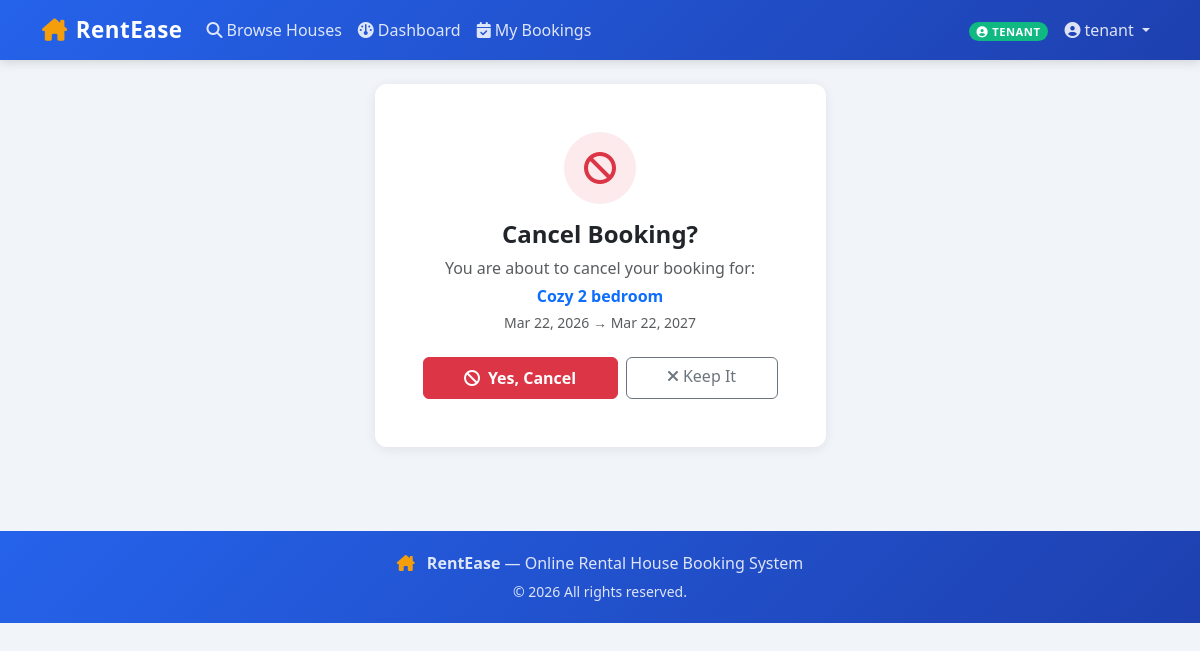
/bookings/cancel/2/ (signed in), run on the app's committed database.
### accounts/models.py (models this page shows, shortened)
class CustomUser(AbstractUser):
    ROLE_CHOICES = (
        ('tenant',   'Tenant'),
        ('landlord', 'Landlord'),
        ('admin',    'Admin'),
    )
    role = models.CharField(
        max_length=10, choices=ROLE_CHOICES, default='tenant')
    phone = models.CharField(max_length=15, blank=True)
    @property
    def is_tenant(self):
        return self.role == 'tenant'
    @property
    def is_landlord(self):
        return self.role == 'landlord'
    @property
    def is_admin_user(self):
        return self.role == 'admin'

### bookings/models.py (models this page shows, shortened)
class Booking(models.Model):
    STATUS_CHOICES = (
        ('pending',  'Pending'),
        ('approved', 'Approved'),
        ('rejected', 'Rejected'),
        ('cancelled', 'Cancelled'),
    )
    tenant = models.ForeignKey(
        settings.AUTH_USER_MODEL, on_delete=models.CASCADE, related_name='bookings')
    house = models.ForeignKey(
        House, on_delete=models.CASCADE, related_name='bookings')
    start_date = models.DateField()
    end_date = models.DateField()
    status = models.CharField(
        max_length=10, choices=STATUS_CHOICES, default='pending')
    created_at = models.DateTimeField(auto_now_add=True)
    message = models.TextField(
        blank=True, help_text="Optional message to landlord")

### houses/models.py (models this page shows, shortened)
class House(models.Model):
    AVAILABILITY_CHOICES = (
        ('available',   'Available'),
        ('booked',      'Booked'),
        ('unavailable', 'Unavailable'),
    )
    landlord = models.ForeignKey(
        settings.AUTH_USER_MODEL, on_delete=models.CASCADE, related_name='houses')
    title = models.CharField(max_length=200)
    description = models.TextField()
    location = models.CharField(max_length=200)
    price = models.DecimalField(max_digits=10, decimal_places=2)
    image = models.ImageField(upload_to='houses/', blank=True, null=True)
    availability = models.CharField(
        max_length=15, choices=AVAILABILITY_CHOICES, default='available')
    bedrooms = models.PositiveIntegerField(default=1)
    created_at = models.DateTimeField(auto_now_add=True)
    updated_at = models.DateTimeField(auto_now=True)

### bookings/views.py (the view)
# urls.py: path('cancel/<int:pk>/',          views.cancel_booking,  name='cancel_booking'),
@tenant_required
def cancel_booking(request, pk):
    booking = get_object_or_404(Booking, pk=pk, tenant=request.user)
    if booking.status not in ['pending', 'approved']:
        messages.error(request, 'This booking cannot be cancelled.')
        return redirect('my_bookings')
    if request.method == 'POST':
        booking.status = 'cancelled'
        booking.save()
        messages.success(
            request, f'Booking for "{booking.house.title}" has been cancelled.')
        return redirect('my_bookings')
    return render(request, 'bookings/cancel_confirm.html', {'booking': booking})

### templates/bookings/cancel_confirm.html (shortened to what this page needs)
{% extends 'base.html' %}
{% block content %}
<div class="row justify-content-center">
  <div class="col-12 col-md-6 col-lg-5">
    <div class="card p-4 p-md-5 text-center">
      <div class="bg-danger bg-opacity-10 rounded-circle d-inline-flex align-items-center
                  justify-content-center mx-auto mb-3" style="width:72px;height:72px;">
        <i class="fa-solid fa-ban fa-2x text-danger"></i>
      </div>
      <h4 class="fw-bold mb-2">Cancel Booking?</h4>
      <p class="text-muted mb-1">You are about to cancel your booking for:</p>
      <p class="fw-bold text-primary mb-1">{{ booking.house.title }}</p>
      <p class="text-muted small mb-4">
        {{ booking.start_date|date:"M d, Y" }} →
        {{ booking.end_date|date:"M d, Y" }}
      </p>
      <form method="post">
        <div class="d-flex gap-2">
          <button type="submit" class="btn btn-danger flex-grow-1 py-2 fw-semibold">
            <i class="fa-solid fa-ban me-2"></i>Yes, Cancel
          </button>
          <a href="{% url 'my_bookings' %}"
             class="btn btn-outline-secondary flex-grow-1">
            <i class="fa-solid fa-xmark me-1"></i>Keep It
          </a>
        </div>
      </form>
    </div>
  </div>
</div>
{% endblock %}

### templates/base.html (shortened to what this page needs)
<!DOCTYPE html>
<html lang="en">
<head>
  <link href="https://cdn.jsdelivr.net/npm/bootstrap@5.3.2/dist/css/bootstrap.min.css" rel="stylesheet"/>
  <link href="https://cdnjs.cloudflare.com/ajax/libs/font-awesome/6.5.0/css/all.min.css" rel="stylesheet"/>
</head>
<body>
  <nav class="navbar navbar-expand-lg">
    <div class="container">
      <a class="navbar-brand" href="{% url 'house_list' %}">
        <i class="fa-solid fa-house-chimney me-2"></i>RentEase
      </a>
      <div class="collapse navbar-collapse" id="mainNav">
        <ul class="navbar-nav me-auto mb-2 mb-lg-0">
          <li class="nav-item">
            <a class="nav-link" href="{% url 'house_list' %}">
              <i class="fa-solid fa-magnifying-glass me-1"></i>Browse Houses
            </a>
          </li>
          {% if user.is_authenticated %}
            {% if user.is_tenant %}
              <li class="nav-item">
                <a class="nav-link" href="{% url 'tenant_dashboard' %}">
                  <i class="fa-solid fa-gauge me-1"></i>Dashboard
                </a>
              </li>
              <li class="nav-item">
                <a class="nav-link" href="{% url 'my_bookings' %}">
                  <i class="fa-solid fa-calendar-check me-1"></i>My Bookings
                </a>
              </li>
            {% endif %}
          {% endif %}
        </ul>
        <ul class="navbar-nav ms-auto align-items-center gap-2">
          {% if user.is_authenticated %}
            <li class="nav-item">
              <span class="role-badge
                {% if user.is_tenant %}badge-tenant
                {% elif user.is_landlord %}badge-landlord
                {% else %}badge-admin{% endif %}">
                <i class="fa-solid fa-circle-user me-1"></i>{{ user.role }}
              </span>
            </li>
            <li class="nav-item dropdown">
              <a class="nav-link dropdown-toggle" href="#" data-bs-toggle="dropdown">
                <i class="fa-solid fa-user-circle me-1"></i>{{ user.username }}
              </a>
            </li>
          {% endif %}
        </ul>
      </div>
    </div>
  </nav>
  <main class="container py-4">
    {% block content %}{% endblock %}
  </main>
  <footer class="text-center">
    <div class="container">
      <p class="mb-1">
        <i class="fa-solid fa-house-chimney me-2" style="color: var(--accent)"></i>
        <strong>RentEase</strong> — Online Rental House Booking System
      </p>
      <small>© 2026 All rights reserved.</small>
    </div>
  </footer>
</body>
</html>

### templates/base.html (style rules this page uses)
:root { --primary: #2563eb; --secondary: #1e40af; --accent: #f59e0b; --light-bg: #f1f5f9; }
body { background-color: var(--light-bg); font-family: 'Segoe UI', sans-serif; }
.navbar { background: linear-gradient(135deg, var(--primary), var(--secondary)); box-shadow: 0 2px 10px rgba(0,0,0,0.15); }
.navbar-brand { font-weight: 700; font-size: 1.4rem; color: #fff !important; letter-spacing: 0.5px; }
.navbar-brand i { color: var(--accent); }
.nav-link { color: rgba(255,255,255,0.85) !important; font-weight: 500; transition: color 0.2s; }
.role-badge { font-size: 0.7rem; padding: 2px 8px; border-radius: 20px; font-weight: 600; text-transform: uppercase; letter-spacing: 0.5px; }
.badge-tenant { background: #10b981; color: #fff; }
.card { border: none; border-radius: 12px; box-shadow: 0 2px 12px rgba(0,0,0,0.08); transition: transform 0.2s, box-shadow 0.2s; }
footer { background: linear-gradient(135deg, var(--primary), var(--secondary)); color: rgba(255,255,255,0.85); padding: 20px 0; margin-top: 60px; }

### data on the page
CustomUser: role "TENANT", username "tenant"
Booking: house "Cozy 2 bedroom", start_date "Mar 22, 2026", end_date "Mar 22, 2027"
